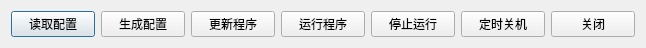
  <widget class="QWidget" name="layoutWidget">
   <property name="geometry">
    <rect>
     <x>160</x>
     <y>620</y>
     <width>646</width>
     <height>30</height>
    </rect>
   </property>
   <layout class="QHBoxLayout" name="horizontalLayout">
    <item>
     <widget class="QPushButton" name="pushButton_readconfig">
      <property name="text">
       <string>读取配置</string>
      </property>
      <property name="default">
       <bool>true</bool>
      </property>
     </widget>
    </item>
    <item>
     <widget class="QPushButton" name="pushButton_writeconfig">
      <property name="text">
       <string>生成配置</string>
      </property>
      <property name="default">
       <bool>false</bool>
      </property>
     </widget>
    </item>
    <item>
     <widget class="QPushButton" name="pushButton_update">
      <property name="text">
       <string>更新程序</string>
      </property>
     </widget>
    </item>
    <item>
     <widget class="QPushButton" name="pushButton_run">
      <property name="text">
       <string>运行程序</string>
      </property>
     </widget>
    </item>
    <item>
     <widget class="QPushButton" name="pushButton_kill">
      <property name="text">
       <string>停止运行</string>
      </property>
     </widget>
    </item>
    <item>
     <widget class="QPushButton" name="pushButton_shutdown">
      <property name="text">
       <string>定时关机</string>
      </property>
     </widget>
    </item>
    <item>
     <widget class="QPushButton" name="pushButton_close">
      <property name="text">
       <string>关闭</string>
      </property>
     </widget>
    </item>
   </layout>
  </widget>
